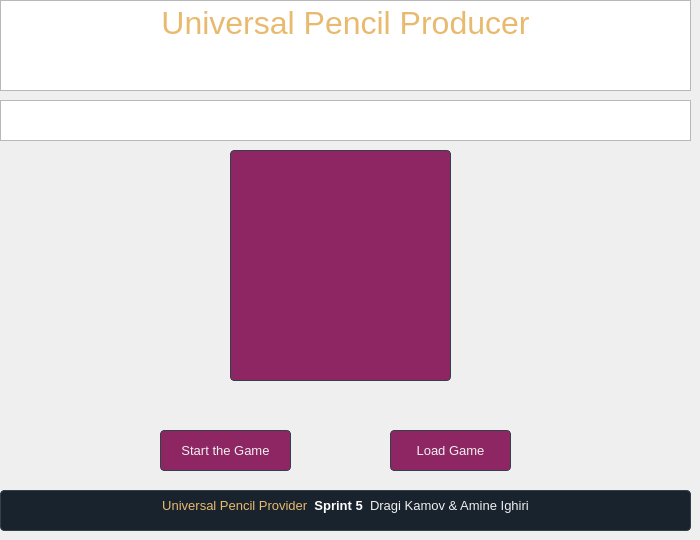
    <widget class="QWidget" name="page">
     <widget class="QTextEdit" name="gameNameText">
      <property name="geometry">
       <rect>
        <x>0</x>
        <y>0</y>
        <width>691</width>
        <height>91</height>
       </rect>
      </property>
      <property name="html">
       <string>&lt;!DOCTYPE HTML PUBLIC &quot;-//W3C//DTD HTML 4.0//EN&quot; &quot;http://www.w3.org/TR/REC-html40/strict.dtd&quot;&gt;
&lt;html&gt;&lt;head&gt;&lt;meta name=&quot;qrichtext&quot; content=&quot;1&quot; /&gt;&lt;style type=&quot;text/css&quot;&gt;
p, li { white-space: pre-wrap; }
&lt;/style&gt;&lt;/head&gt;&lt;body style=&quot; font-family:'Ubuntu'; font-size:11pt; font-weight:400; font-style:normal;&quot;&gt;
&lt;p align=&quot;center&quot; style=&quot; margin-top:0px; margin-bottom:0px; margin-left:0px; margin-right:0px; -qt-block-indent:0; text-indent:0px;&quot;&gt;&lt;span style=&quot; font-family:'MS Shell Dlg 2'; font-size:24pt; color:#e9b96e;&quot;&gt;Universal Pencil Producer&lt;/span&gt;&lt;/p&gt;&lt;/body&gt;&lt;/html&gt;</string>
      </property>
     </widget>
     <widget class="QTextBrowser" name="highScoreText">
      <property name="geometry">
       <rect>
        <x>0</x>
        <y>100</y>
        <width>691</width>
        <height>41</height>
       </rect>
      </property>
      <property name="html">
       <string>&lt;!DOCTYPE HTML PUBLIC &quot;-//W3C//DTD HTML 4.0//EN&quot; &quot;http://www.w3.org/TR/REC-html40/strict.dtd&quot;&gt;
&lt;html&gt;&lt;head&gt;&lt;meta name=&quot;qrichtext&quot; content=&quot;1&quot; /&gt;&lt;style type=&quot;text/css&quot;&gt;
p, li { white-space: pre-wrap; }
&lt;/style&gt;&lt;/head&gt;&lt;body style=&quot; font-family:'Ubuntu'; font-size:11pt; font-weight:400; font-style:normal;&quot;&gt;
&lt;p align=&quot;center&quot; style=&quot; margin-top:0px; margin-bottom:0px; margin-left:0px; margin-right:0px; -qt-block-indent:0; text-indent:0px;&quot;&gt;&lt;span style=&quot; font-family:'Cantarell'; font-size:16pt; font-weight:600; color:#ffffff;&quot;&gt;High Scores&lt;/span&gt;&lt;/p&gt;&lt;/body&gt;&lt;/html&gt;</string>
      </property>
     </widget>
     <widget class="QTextBrowser" name="highScoreBoard">
      <property name="geometry">
       <rect>
        <x>230</x>
        <y>150</y>
        <width>221</width>
        <height>231</height>
       </rect>
      </property>
      <property name="styleSheet">
       <string notr="true">   background-color: #8d2663;	
	border: 1px solid #32414B;
	color: #F0F0F0;
	font-size: 13px;
     border-radius: 4px;
    padding: 3px;
    outline: none;</string>
      </property>
      <property name="html">
       <string>&lt;!DOCTYPE HTML PUBLIC &quot;-//W3C//DTD HTML 4.0//EN&quot; &quot;http://www.w3.org/TR/REC-html40/strict.dtd&quot;&gt;
&lt;html&gt;&lt;head&gt;&lt;meta name=&quot;qrichtext&quot; content=&quot;1&quot; /&gt;&lt;style type=&quot;text/css&quot;&gt;
p, li { white-space: pre-wrap; }
&lt;/style&gt;&lt;/head&gt;&lt;body style=&quot; font-family:'Ubuntu'; font-size:13px; font-weight:400; font-style:normal;&quot;&gt;
&lt;p align=&quot;center&quot; style=&quot;-qt-paragraph-type:empty; margin-top:0px; margin-bottom:0px; margin-left:0px; margin-right:0px; -qt-block-indent:0; text-indent:0px;&quot;&gt;&lt;br /&gt;&lt;/p&gt;&lt;/body&gt;&lt;/html&gt;</string>
      </property>
     </widget>
     <widget class="QPushButton" name="loadButton">
      <property name="geometry">
       <rect>
        <x>390</x>
        <y>430</y>
        <width>121</width>
        <height>41</height>
       </rect>
      </property>
      <property name="styleSheet">
       <string notr="true">QPushButton {
    background-color: #8d2663;	
	border: 1px solid #32414B;
	color: #F0F0F0;
	font-size: 13px;
     border-radius: 4px;
    padding: 3px;
    outline: none;
}

QPushButton:hover,
QPushButton:checked:hover{
    border: 1px solid #148CD2;
    color: #F0F0F0;
}

QPushButton:pressed {
    background-color: #19232D;
    border: 1px solid #19232D;
}</string>
      </property>
      <property name="text">
       <string>Load Game</string>
      </property>
     </widget>
     <widget class="QPushButton" name="startGame">
      <property name="geometry">
       <rect>
        <x>160</x>
        <y>430</y>
        <width>131</width>
        <height>41</height>
       </rect>
      </property>
      <property name="styleSheet">
       <string notr="true">QPushButton {
    background-color: #8d2663;	
	border: 1px solid #32414B;
	color: #F0F0F0;
	font-size: 13px;
     border-radius: 4px;
    padding: 3px;
    outline: none;
}

QPushButton:hover,
QPushButton:checked:hover{
    border: 1px solid #148CD2;
    color: #F0F0F0;
}

QPushButton:pressed {
    background-color: #19232D;
    border: 1px solid #19232D;
}</string>
      </property>
      <property name="text">
       <string>Start the Game</string>
      </property>
     </widget>
     <widget class="QTextBrowser" name="names">
      <property name="geometry">
       <rect>
        <x>0</x>
        <y>490</y>
        <width>691</width>
        <height>41</height>
       </rect>
      </property>
      <property name="styleSheet">
       <string notr="true">   background-color: #19232D;	
	border: 1px solid #32414B;
	color: #F0F0F0;
	font-size: 13px;
     border-radius: 4px;
    padding: 3px;
    outline: none;</string>
      </property>
      <property name="html">
       <string>&lt;!DOCTYPE HTML PUBLIC &quot;-//W3C//DTD HTML 4.0//EN&quot; &quot;http://www.w3.org/TR/REC-html40/strict.dtd&quot;&gt;
&lt;html&gt;&lt;head&gt;&lt;meta name=&quot;qrichtext&quot; content=&quot;1&quot; /&gt;&lt;style type=&quot;text/css&quot;&gt;
p, li { white-space: pre-wrap; }
&lt;/style&gt;&lt;/head&gt;&lt;body style=&quot; font-family:'Ubuntu'; font-size:13px; font-weight:400; font-style:normal;&quot;&gt;
&lt;p align=&quot;center&quot; style=&quot; margin-top:0px; margin-bottom:0px; margin-left:0px; margin-right:0px; -qt-block-indent:0; text-indent:0px;&quot;&gt;&lt;span style=&quot; font-size:10pt; color:#e9b96e;&quot;&gt;Universal Pencil Provider  &lt;/span&gt;&lt;span style=&quot; font-size:10pt; font-weight:600; color:#ffffff;&quot;&gt;Sprint 5  &lt;/span&gt;&lt;span style=&quot; font-size:10pt;&quot;&gt;Dragi Kamov &amp;amp; Amine Ighiri&lt;/span&gt;&lt;/p&gt;&lt;/body&gt;&lt;/html&gt;</string>
      </property>
     </widget>
    </widget>
